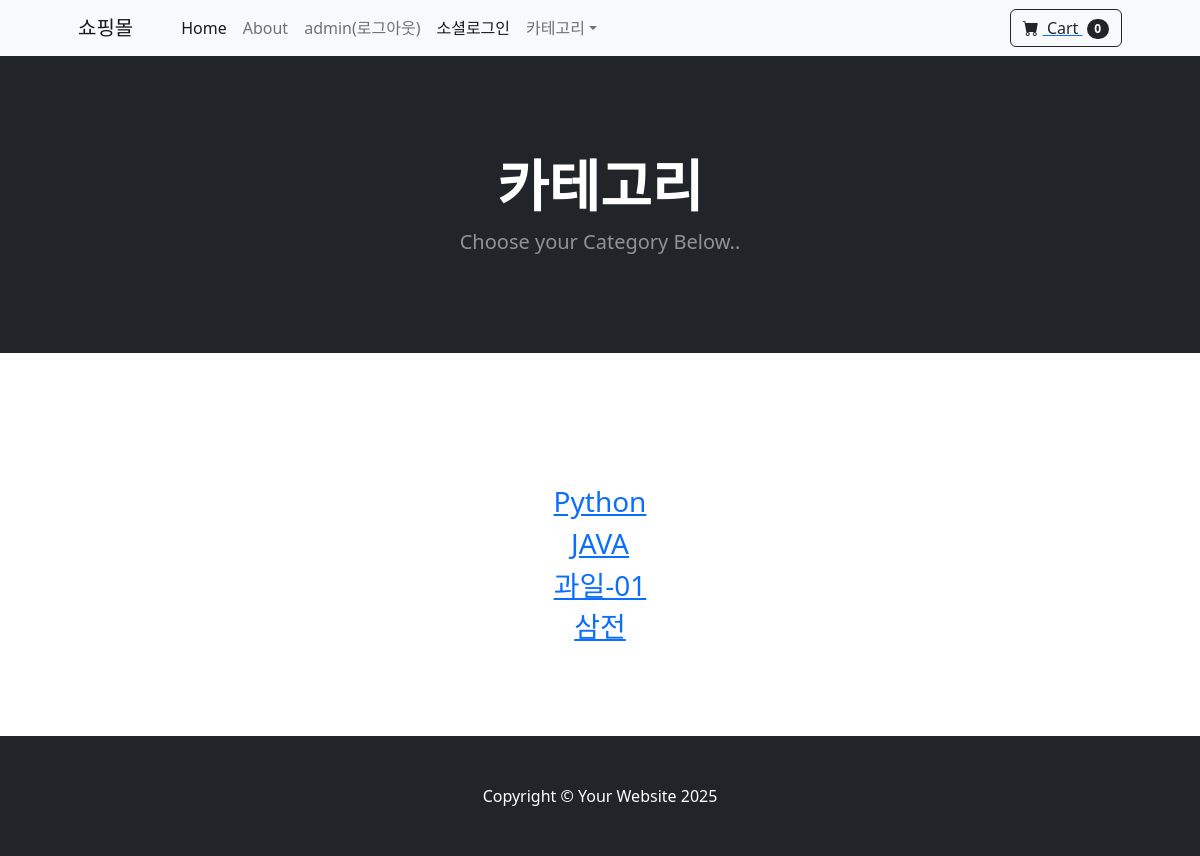
Page /category_summary (signed in) on the committed database.
### accounts/models.py (models this page shows)
class User(AbstractUser):
    class GenderChoices(models.TextChoices):
        MALE = "M", "남성"
        FEMALE = "F", "여성"
    gender = models.CharField(
        verbose_name="성별", max_length=1, choices=GenderChoices.choices
    )
    JOBS = (
        ("P", "교수/강사(Professor/Lecturer)"),
        ("S", "학생(Student)"),
        ("R", "연구원(Researcher)"),
        ("E", "기타(Etc.)"),
    )
    job = models.CharField(verbose_name="직업", max_length=1, choices=JOBS)
    creatd_at = models.DateTimeField(auto_now_add=True)
    updated_at = models.DateTimeField(auto_now=True)
    old_cart = models.CharField(max_length=1000, blank=True, null=True)

### store/models.py (models this page shows, shortened)
class Category(models.Model):
    name = models.CharField(max_length=50)

### store/views.py (the view)
def category_summary(request):
    categories = Category.objects.all()
    return render(request, "store/category_summary.html", {"categories": categories})

### cart/cart.py (called while the page is built)
    def __len__(self):
        return sum(item["quantity"] for item in self.cart.values())

### cart/context_processors.py (called while the page is built)
def cart(request):
    print("카트 함수 호출")
    return {"cart": Cart(request)}

### templates/store/category_summary.html
{% extends "layout/base.html" %}
{% load humanize %}
{% block head %}
    {% include "layout/head.html" %}
{% endblock %}
{% block navi %}
    {% include "layout/navbar.html" %}
    <div class="d-flex flex-column vh-100 justify-content-between">
    {% endblock navi %}
    {% block header %}
        <header class="bg-dark py-5">
            <div class="container px-4 px-lg-5 my-5">
                <div class="text-center text-white">
                    <h1 class="display-4 fw-bolder">카테고리</h1>
                    <p class="lead fw-normal text-white-50 mb-0">Choose your Category Below..</p>
                </div>
            </div>
        </header>
    {% endblock header %}
    {% block content %}
        <div class="container">
            <div class="row">
                <center>
                    <div class="col-8 mt-5">
                        {% for category  in categories %}
                            <h3>
                                <a href="{% url 'store:category' category.id %}">{{ category.name }}</a>
                            </h3>
                        {% endfor %}
                    </div>
                </center>
            </div>
        </div>
    {% endblock content %}
    {% block footer %}
        {% include "layout/footer.html" %}
    </div>
{% endblock footer %}

### templates/layout/navbar.html (shortened to what this page needs)
{% load static %}
<nav class="navbar navbar-expand-lg navbar-light bg-light">
    <div class="container px-4 px-lg-5">
        <a class="navbar-brand" href="{% url 'store:home' %}">쇼핑몰</a>
        <div class="collapse navbar-collapse" id="navbarSupportedContent">
            <ul class="navbar-nav me-auto mb-2 mb-lg-0 ms-lg-4">
                <li class="nav-item">
                    <a class="nav-link active"
                       aria-current="page"
                       href="{% url 'store:home' %}">Home</a>
                </li>
                <li class="nav-item">
                    <a class="nav-link" href="{% url 'store:about' %}">About</a>
                </li>
                <li class="nav-item">
                    {% if user.is_authenticated %}
                        <a class="nav-link" href="{% url 'accounts:logout_user' %}">{{ user.username }}(로그아웃)</a>
                    {% else %}
                        <a class="nav-link" href="{% url 'accounts:login_user' %}">로그인</a>
                    {% endif %}
                </li>
                <li class="nav-item">
                    <a class="nav-link active"
                       aria-current="page"
                       href="{% url 'accounts:kakao_login_user' %}">소셜로그인</a>
                </li>
                <li class="nav-item dropdown">
                    <a class="nav-link dropdown-toggle"
                       id="navbarDropdown"
                       href="#"
                       role="button"
                       data-bs-toggle="dropdown"
                       aria-expanded="true">카테고리</a>
                </li>
            </ul>
            <a class="d-flex" href=" {% url 'cart:summary_cart' %}">
                <button class="btn btn-outline-dark" type="submit">
                    <i class="bi-cart-fill me-1"></i>
                    Cart
                    <span class="badge bg-dark text-white ms-1 rounded-pill" id="cart_quantity">{{ cart|length }}</span>
                </button>
            </a>
        </div>
    </div>
</nav>

### rows in the picture
User: username "admin"
Category: name "Python"
Category: name "JAVA"
Category: name "과일-01"
Category: name "삼전"

### other values in the picture
{{ cart|length }} "0"
